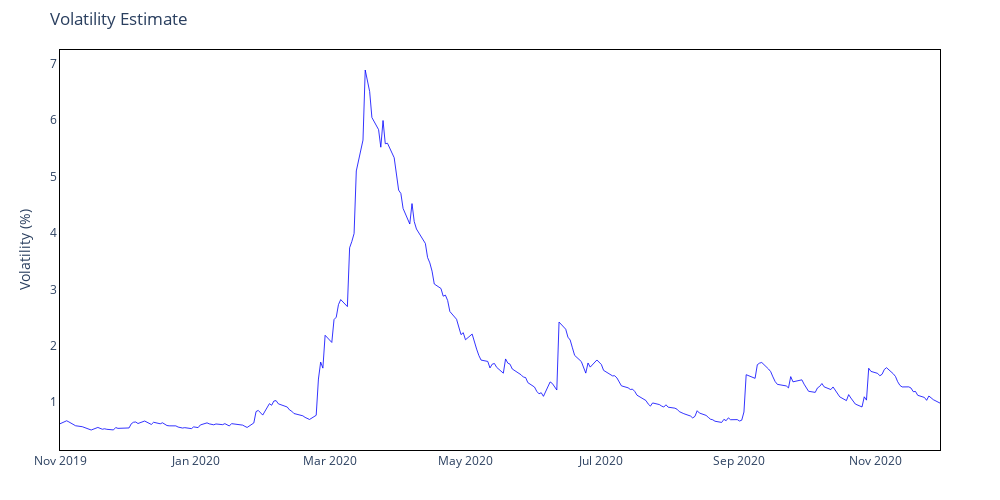
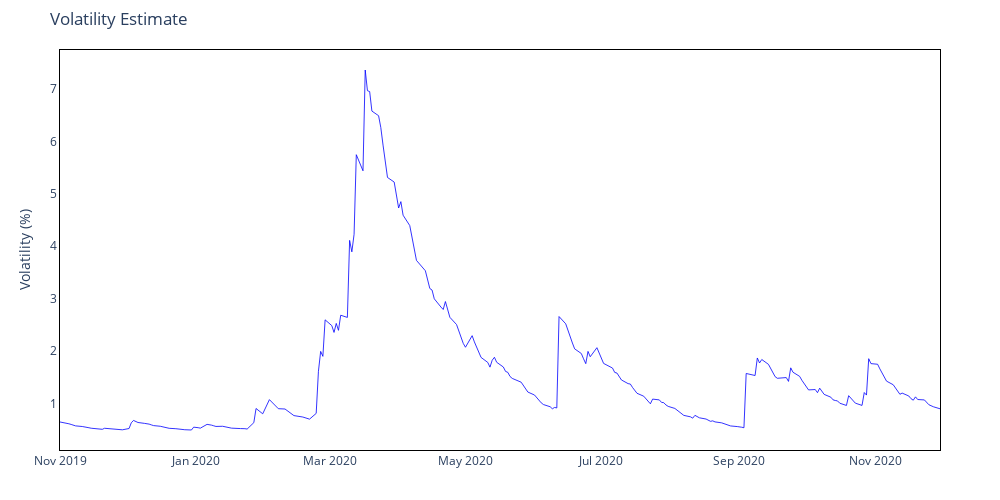
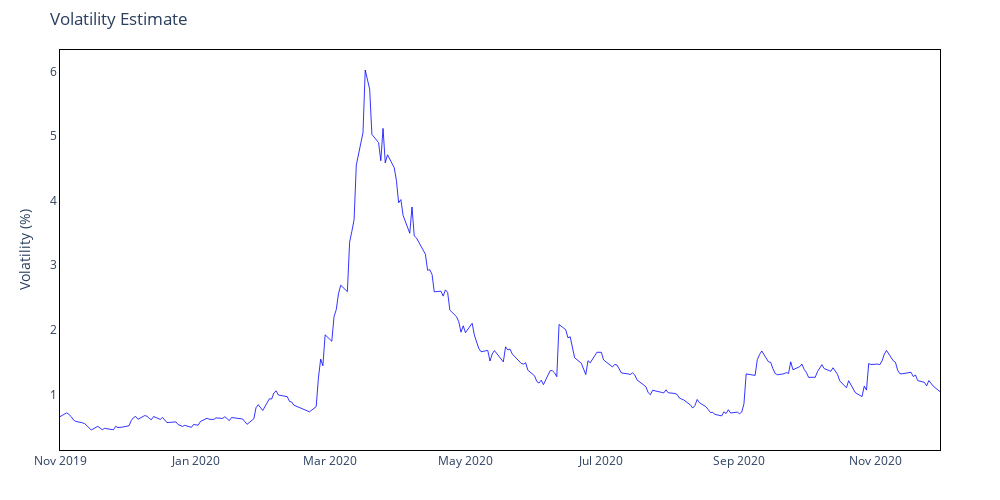
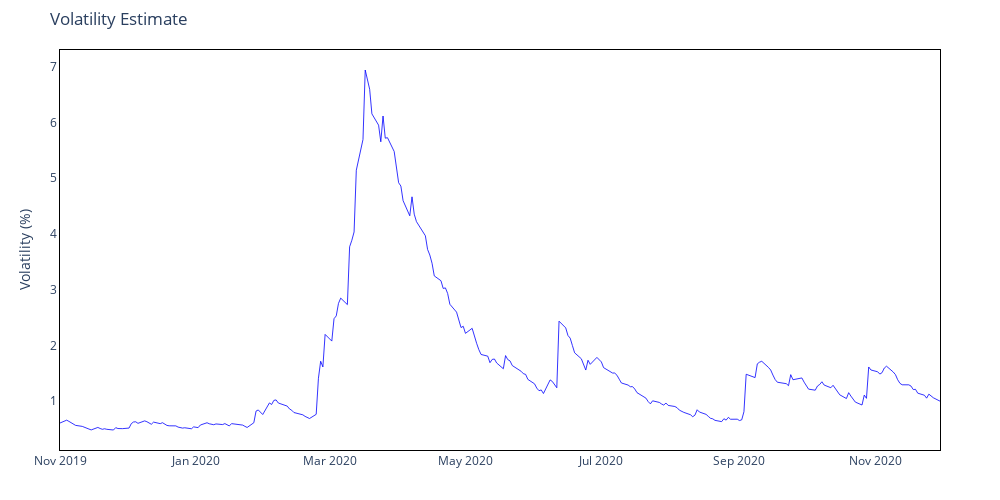

Here is the notebook cell these charts were saved with, in order:
### Code cell
# Plot interactive volatility for a subset
fig_vol_garch = plots.plot_volatility(garch_output_classic["Volatility"], subset=("2019-11-01", "2020-11-30"), interactive=True)
fig_vol_gjr = plots.plot_volatility(garch_output_grj["Volatility"], subset=("2019-11-01", "2020-11-30"), interactive=True)
fig_vol_egarch = plots.plot_volatility(garch_output_egarch["Volatility"], subset=("2019-11-01", "2020-11-30"), interactive=True)
fig_vol_garch_ged = plots.plot_volatility(garch_output_classic_ged["Volatility"], subset=("2019-11-01", "2020-11-30"), interactive=True)
fig_vol_garch_skewedt = plots.plot_volatility(garch_output_classic_skewedt["Volatility"], subset=("2019-11-01", "2020-11-30"), interactive=True)
fig_vol_arch = plots.plot_volatility(arch_output["Volatility"], subset=("2019-11-01", "2020-11-30"), interactive=True)
fig_vol_ma = plots.plot_volatility(ma_output["Volatility"], subset=("2019-11-01", "2020-11-30"), interactive=True)

### Figure 1 — Plotly figure (JSON) as saved in the notebook; plotly's stock layout.template omitted (floating-point values rounded to 4 significant figures; data arrays with more than 128 entries replaced by an {"elided": "..."} marker saying what was removed)
{"data": [{"hovertemplate": "Date: %{x}<br>Volatility: %{y:.2f}%", "line": {"color": "blue", "width": 0.8}, "mode": "lines", "name": "Volatility", "type": "scatter", "x": {"elided": "272 str values"}, "y": {"elided": "272 float values"}}], "layout": {"height": 500, "hovermode": "x unified", "margin": {"b": 50, "l": 60, "r": 60, "t": 50}, "paper_bgcolor": "white", "plot_bgcolor": "white", "title": {"text": "Volatility Estimate"}, "width": 1000, "xaxis": {"linecolor": "black", "linewidth": 1, "mirror": true, "showline": true}, "yaxis": {"linecolor": "black", "linewidth": 1, "mirror": true, "showline": true, "title": {"text": "Volatility (%)"}}}}

### Figure 2 — Plotly figure (JSON) as saved in the notebook; plotly's stock layout.template omitted (floating-point values rounded to 4 significant figures; data arrays with more than 128 entries replaced by an {"elided": "..."} marker saying what was removed)
{"data": [{"hovertemplate": "Date: %{x}<br>Volatility: %{y:.2f}%", "line": {"color": "blue", "width": 0.8}, "mode": "lines", "name": "Volatility", "type": "scatter", "x": {"elided": "272 str values"}, "y": {"elided": "272 float values"}}], "layout": {"height": 500, "hovermode": "x unified", "margin": {"b": 50, "l": 60, "r": 60, "t": 50}, "paper_bgcolor": "white", "plot_bgcolor": "white", "title": {"text": "Volatility Estimate"}, "width": 1000, "xaxis": {"linecolor": "black", "linewidth": 1, "mirror": true, "showline": true}, "yaxis": {"linecolor": "black", "linewidth": 1, "mirror": true, "showline": true, "title": {"text": "Volatility (%)"}}}}

### Figure 3 — Plotly figure (JSON) as saved in the notebook; plotly's stock layout.template omitted (floating-point values rounded to 4 significant figures; data arrays with more than 128 entries replaced by an {"elided": "..."} marker saying what was removed)
{"data": [{"hovertemplate": "Date: %{x}<br>Volatility: %{y:.2f}%", "line": {"color": "blue", "width": 0.8}, "mode": "lines", "name": "Volatility", "type": "scatter", "x": {"elided": "272 str values"}, "y": {"elided": "272 float values"}}], "layout": {"height": 500, "hovermode": "x unified", "margin": {"b": 50, "l": 60, "r": 60, "t": 50}, "paper_bgcolor": "white", "plot_bgcolor": "white", "title": {"text": "Volatility Estimate"}, "width": 1000, "xaxis": {"linecolor": "black", "linewidth": 1, "mirror": true, "showline": true}, "yaxis": {"linecolor": "black", "linewidth": 1, "mirror": true, "showline": true, "title": {"text": "Volatility (%)"}}}}

### Figure 4 — Plotly figure (JSON) as saved in the notebook; plotly's stock layout.template omitted (floating-point values rounded to 4 significant figures; data arrays with more than 128 entries replaced by an {"elided": "..."} marker saying what was removed)
{"data": [{"hovertemplate": "Date: %{x}<br>Volatility: %{y:.2f}%", "line": {"color": "blue", "width": 0.8}, "mode": "lines", "name": "Volatility", "type": "scatter", "x": {"elided": "272 str values"}, "y": {"elided": "272 float values"}}], "layout": {"height": 500, "hovermode": "x unified", "margin": {"b": 50, "l": 60, "r": 60, "t": 50}, "paper_bgcolor": "white", "plot_bgcolor": "white", "title": {"text": "Volatility Estimate"}, "width": 1000, "xaxis": {"linecolor": "black", "linewidth": 1, "mirror": true, "showline": true}, "yaxis": {"linecolor": "black", "linewidth": 1, "mirror": true, "showline": true, "title": {"text": "Volatility (%)"}}}}
